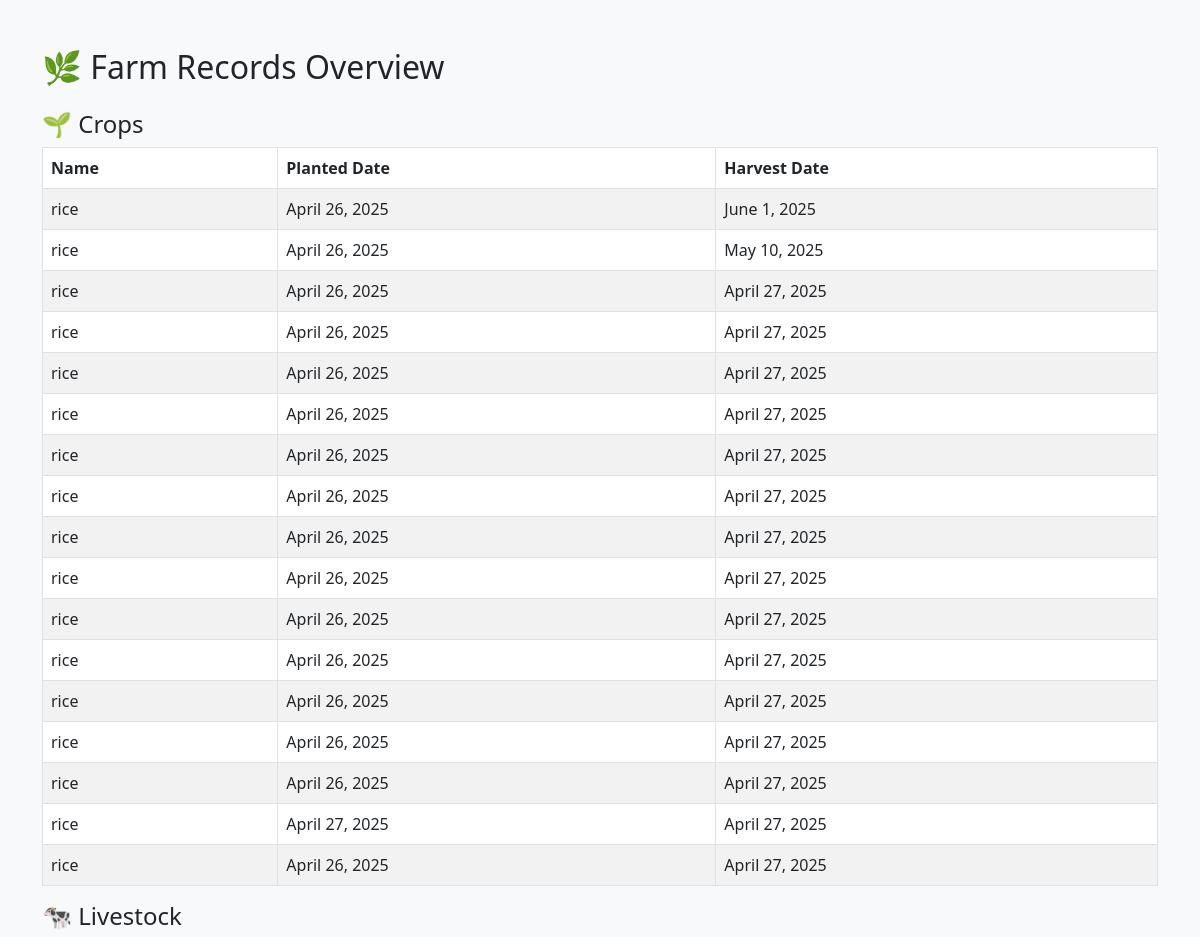
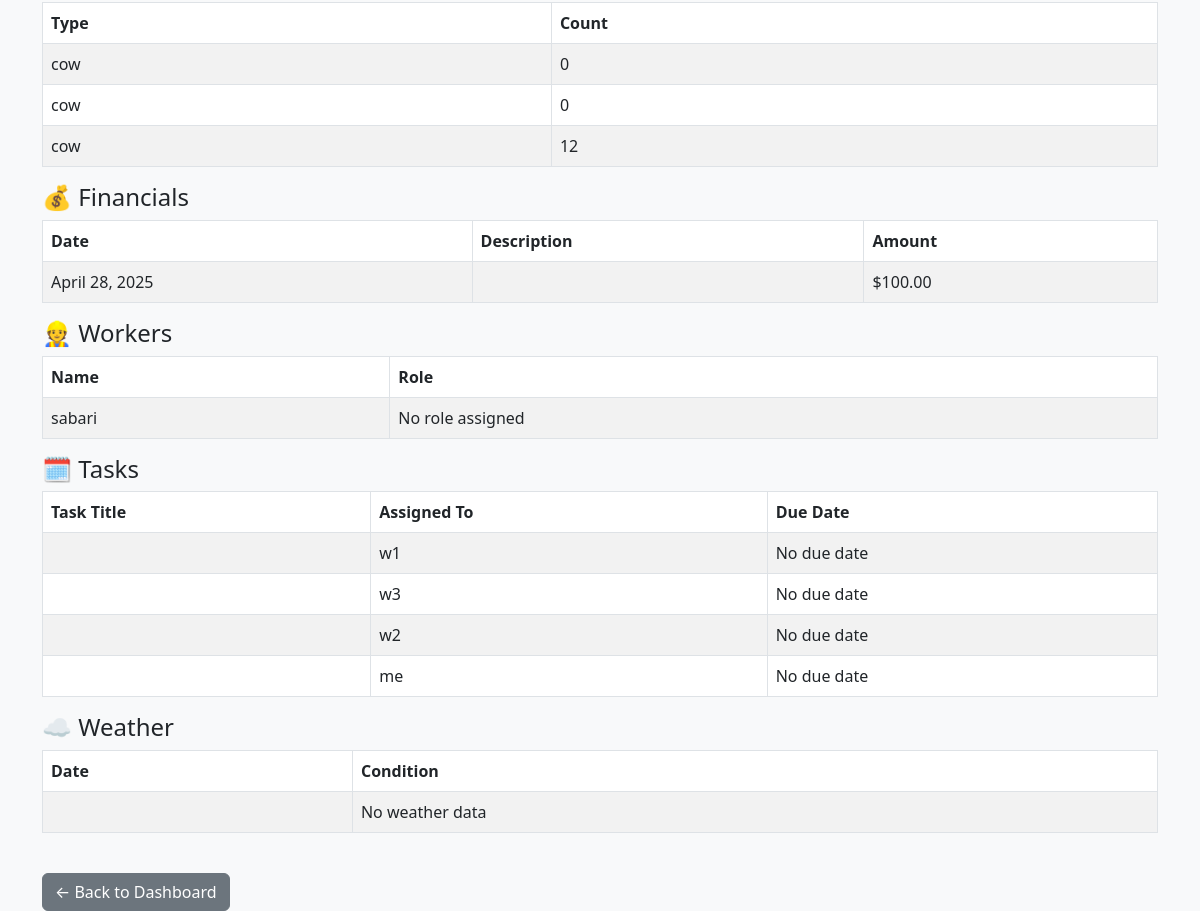
The app's page /view-data/ with its own data (2 pictures, top to bottom).
### farm/models.py (models this page shows, shortened)
class Crop(models.Model):
    name = models.CharField(max_length=100)
    planting_date = models.DateField()
    harvest_date = models.DateField(null=True,blank=True)  # Added
    fertilizer_type = models.CharField(max_length=100)

class Livestock(models.Model):
    type = models.CharField(max_length=100)
    count = models.IntegerField(default=0)

class FinancialRecord(models.Model):
    TRANSACTION_TYPES = [('Income', 'Income'), ('Expense', 'Expense')]
    transaction_type = models.CharField(max_length=10, choices=TRANSACTION_TYPES)
    amount = models.DecimalField(max_digits=10, decimal_places=2)
    date = models.DateField()

class Worker(models.Model):
    name = models.CharField(max_length=100)
    task_assigned = models.CharField(max_length=100)
    hours_worked = models.IntegerField()
    start_date = models.DateField(null=True,blank=True)  # Added
    end_date = models.DateField(null=True,blank=True)    # Added

class Task(models.Model):
    task_name = models.CharField(max_length=100)
    scheduled_date = models.DateField()
    assigned_to = models.CharField(max_length=100)

class Weather(models.Model):
    region = models.CharField(max_length=100)
    forecast_date = models.DateField()

### farm/views.py (the view)
# urls.py: path('view-data/',view_data, name='view_data'),
def view_data(request):
    context = {
        'crops': Crop.objects.all(),
        'livestock': Livestock.objects.all(),
        'financials': FinancialRecord.objects.all(),
        'workers': Worker.objects.all(),
        'tasks': Task.objects.all(),
        'weather': Weather.objects.all(),
    }
    return render(request, 'farm/view_data.html', context)

### farm/templates/farm/view_data.html (shortened to what this page needs)
<!DOCTYPE html>
<html lang="en">
  <head>
    <link
      href="https://cdn.jsdelivr.net/npm/bootstrap@5.3.0/dist/css/bootstrap.min.css"
      rel="stylesheet"
    />
  </head>
  <body class="bg-light">
    <div class="container mt-5">
      <h2 class="mb-4">🌿 Farm Records Overview</h2>
      <h4>🌱 Crops</h4>
      <div class="table-responsive">
        <table class="table table-bordered table-striped">
          <thead>
            <tr>
              <th>Name</th>
              <th>Planted Date</th>
              <th>Harvest Date</th>
            </tr>
          </thead>
          <tbody>
            {% if crops %} {% for crop in crops %}
            <tr>
              <td>{{ crop.name }}</td>
              <td>{{ crop.planting_date|date:"F j, Y" }}</td>
              <td>{{ crop.harvest_date|date:"F j, Y" }}</td>
            </tr>
            {% endfor %} {% else %}
            <tr>
              <td colspan="3">No crop data yet.</td>
            </tr>
            {% endif %}
          </tbody>
        </table>
      </div>
      <h4>🐄 Livestock</h4>
      <div class="table-responsive">
        <table class="table table-bordered table-striped">
          <thead>
            <tr>
              <th>Type</th>
              <th>Count</th>
            </tr>
          </thead>
          <tbody>
            {% if livestock %} {% for item in livestock %}
            <tr>
              <td>{{ item.type }}</td>
              <td>{{ item.count }}</td>
            </tr>
            {% endfor %} {% else %}
            <tr>
              <td colspan="2">No livestock data yet.</td>
            </tr>
            {% endif %}
          </tbody>
        </table>
      </div>
      <h4>💰 Financials</h4>
      <div class="table-responsive">
        <table class="table table-bordered table-striped">
          <thead>
            <tr>
              <th>Date</th>
              <th>Description</th>
              <th>Amount</th>
            </tr>
          </thead>
          <tbody>
            {% if financials %} {% for record in financials %}
            <tr>
              <td>{{ record.date|date:"F j, Y" }}</td>
              <td>{{ record.description }}</td>
              <td>${{ record.amount }}</td>
            </tr>
            {% endfor %} {% else %}
            <tr>
              <td colspan="3">No financial data yet.</td>
            </tr>
            {% endif %}
          </tbody>
        </table>
      </div>
      <h4>👷 Workers</h4>
      <div class="table-responsive">
        <table class="table table-bordered table-striped">
          <thead>
            <tr>
              <th>Name</th>
              <th>Role</th>
            </tr>
          </thead>
          <tbody>
            {% if workers %} {% for worker in workers %}
            <tr>
              <td>{{ worker.name|default:"Unknown Worker" }}</td>
              <td>{{ worker.role|default:"No role assigned" }}</td>
            </tr>
            {% endfor %} {% else %}
            <tr>
              <td colspan="2">No workers assigned yet.</td>
            </tr>
            {% endif %}
          </tbody>
        </table>
      </div>
      <h4>🗓️ Tasks</h4>
      <div class="table-responsive">
        <table class="table table-bordered table-striped">
          <thead>
            <tr>
              <th>Task Title</th>
              <th>Assigned To</th>
              <th>Due Date</th>
            </tr>
          </thead>
          <tbody>
            {% if tasks %} {% for task in tasks %}
            <tr>
              <td>{{ task.title }}</td>
              <td>{{ task.assigned_to|default:"Unknown" }}</td>
              <td>{{ task.due_date|date:"F j, Y"|default:"No due date" }}</td>
            </tr>
            {% endfor %} {% else %}
            <tr>
              <td colspan="3">No tasks assigned yet.</td>
            </tr>
            {% endif %}
          </tbody>
        </table>
      </div>
      <h4>☁️ Weather</h4>
      <div class="table-responsive">
        <table class="table table-bordered table-striped">
          <thead>
            <tr>
              <th>Date</th>
              <th>Condition</th>
            </tr>
          </thead>
          <tbody>
            {% if weather %} {% for w in weather %}
            <tr>
              <td>{{ w.date|date:"F j, Y" }}</td>
              <td>{{ w.condition|default:"No weather data" }}</td>
            </tr>
            {% endfor %} {% else %}
            <tr>
              <td colspan="2">No weather data yet.</td>
            </tr>
            {% endif %}
          </tbody>
        </table>
      </div>
      <a href="{% url 'dashboard' %}" class="btn btn-secondary mt-4"
        >← Back to Dashboard</a
      >
    </div>
  </body>
</html>

### records on screen
Crop: name "rice", planting_date "April 26, 2025", harvest_date "June 1, 2025"
Crop: name "rice", planting_date "April 26, 2025", harvest_date "May 10, 2025"
Crop: name "rice", planting_date "April 26, 2025", harvest_date "April 27, 2025"
Crop: name "rice", planting_date "April 26, 2025", harvest_date "April 27, 2025"
Crop: name "rice", planting_date "April 26, 2025", harvest_date "April 27, 2025"
Crop: name "rice", planting_date "April 26, 2025", harvest_date "April 27, 2025"
Crop: name "rice", planting_date "April 26, 2025", harvest_date "April 27, 2025"
Crop: name "rice", planting_date "April 26, 2025", harvest_date "April 27, 2025"
Crop: name "rice", planting_date "April 26, 2025", harvest_date "April 27, 2025"
Crop: name "rice", planting_date "April 26, 2025", harvest_date "April 27, 2025"
Crop: name "rice", planting_date "April 26, 2025", harvest_date "April 27, 2025"
Crop: name "rice", planting_date "April 26, 2025", harvest_date "April 27, 2025"
Crop: name "rice", planting_date "April 26, 2025", harvest_date "April 27, 2025"
Crop: name "rice", planting_date "April 26, 2025", harvest_date "April 27, 2025"
Crop: name "rice", planting_date "April 26, 2025", harvest_date "April 27, 2025"
Crop: name "rice", planting_date "April 27, 2025", harvest_date "April 27, 2025"
Crop: name "rice", planting_date "April 26, 2025", harvest_date "April 27, 2025"
Livestock: type "cow", count "0"
Livestock: type "cow", count "0"
Livestock: type "cow", count "12"
FinancialRecord: date "April 28, 2025", amount "100.00"
Worker: name "sabari", role "No role assigned"
Task: assigned_to "w1", due_date "No due date"
Task: assigned_to "w3", due_date "No due date"
Task: assigned_to "w2", due_date "No due date"
Task: assigned_to "me", due_date "No due date"
Weather: condition "No weather data"
